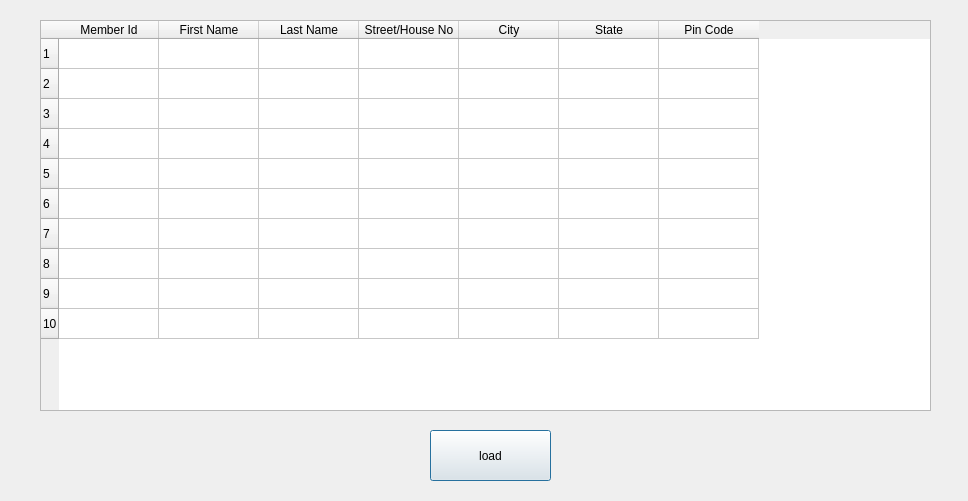
<?xml version="1.0" encoding="UTF-8"?>
<ui version="4.0">
 <class>Dialog</class>
 <widget class="QDialog" name="Dialog">
  <property name="geometry">
   <rect>
    <x>0</x>
    <y>0</y>
    <width>968</width>
    <height>501</height>
   </rect>
  </property>
  <property name="windowTitle">
   <string>Dialog</string>
  </property>
  <widget class="QTableWidget" name="tableWidget">
   <property name="geometry">
    <rect>
     <x>40</x>
     <y>20</y>
     <width>891</width>
     <height>391</height>
    </rect>
   </property>
   <property name="rowCount">
    <number>10</number>
   </property>
   <property name="columnCount">
    <number>7</number>
   </property>
   <row/>
   <row/>
   <row/>
   <row/>
   <row/>
   <row/>
   <row/>
   <row/>
   <row/>
   <row/>
   <column>
    <property name="text">
     <string>Member Id</string>
    </property>
   </column>
   <column>
    <property name="text">
     <string>First Name</string>
    </property>
   </column>
   <column>
    <property name="text">
     <string>Last Name</string>
    </property>
   </column>
   <column>
    <property name="text">
     <string>Street/House No</string>
    </property>
   </column>
   <column>
    <property name="text">
     <string>City</string>
    </property>
   </column>
   <column>
    <property name="text">
     <string>State</string>
    </property>
   </column>
   <column>
    <property name="text">
     <string>Pin Code</string>
    </property>
   </column>
  </widget>
  <widget class="QPushButton" name="load">
   <property name="geometry">
    <rect>
     <x>430</x>
     <y>430</y>
     <width>121</width>
     <height>51</height>
    </rect>
   </property>
   <property name="text">
    <string>load</string>
   </property>
  </widget>
 </widget>
 <resources/>
 <connections/>
</ui>
